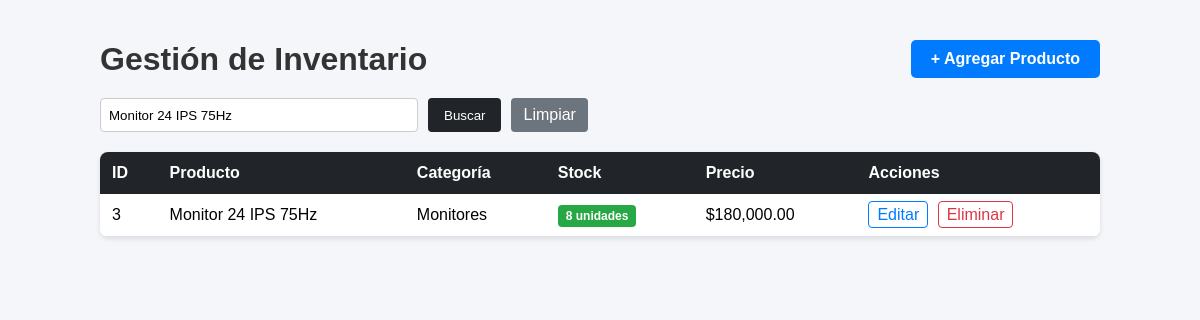
The page /index.php?buscar=Monitor 24 IPS 75Hz on the database its author committed.
### tables this page shows
CREATE TABLE `productos` (
  `id` int(11) NOT NULL,
  `nombre` varchar(100) NOT NULL,
  `categoria` varchar(50) NOT NULL,
  `stock` int(11) NOT NULL DEFAULT 0,
  `precio` decimal(10,2) NOT NULL DEFAULT 0.00,
  `creado_en` timestamp NOT NULL DEFAULT current_timestamp()
);

### index.php (the view, shortened to what this page needs)
<?php
require_once 'conexion.php';
$busqueda = trim($_GET['buscar'] ?? '');
if (!empty($busqueda)) {
    $palabras = array_filter(explode(' ', $busqueda));
    $condiciones = [];
    $parametros = [];
    foreach ($palabras as $palabra) {
        $condiciones[] = "(nombre LIKE ? OR categoria LIKE ?)";
        $term = '%' . $palabra . '%';
        $parametros[] = $term;
        $parametros[] = $term;
    }
    $sql = "SELECT * FROM productos WHERE " . implode(' AND ', $condiciones) . " ORDER BY id DESC";
    $stmt = $pdo->prepare($sql);
    $stmt->execute($parametros);
} else {
    $stmt = $pdo->query("SELECT * FROM productos ORDER BY id DESC");
}
$productos = $stmt->fetchAll(PDO::FETCH_ASSOC);
?>
<!DOCTYPE html>
<html lang="es">
<head>
</head>
<body>
<div class="container">
    <div class="header">
        <h1>Gestión de Inventario</h1>
        <a href="agregar.php" class="btn-agregar">+ Agregar Producto</a>
    </div>
    <form method="GET" action="index.php" style="margin-bottom: 20px; display: flex; gap: 10px;">
        <input type="text" name="buscar" placeholder="Buscar por nombre o categoría..." value="<?= htmlspecialchars($busqueda) ?>" style="padding: 8px; width: 300px; border: 1px solid #ccc; border-radius: 4px;">
        <button type="submit" style="padding: 8px 16px; background-color: #212529; color: white; border: none; border-radius: 4px; cursor: pointer;">Buscar</button>
        <?php if (!empty($busqueda)): ?>
            <a href="index.php" style="padding: 8px 12px; background-color: #6c757d; color: white; text-decoration: none; border-radius: 4px;">Limpiar</a>
        <?php endif; ?>
    </form>
    <table>
        <thead>
            <tr>
                <th>ID</th>
                <th>Producto</th>
                <th>Categoría</th>
                <th>Stock</th>
                <th>Precio</th>
                <th>Acciones</th>
            </tr>
        </thead>
        <tbody>
            <?php if (count($productos) > 0): ?>
                <?php foreach ($productos as $producto): ?>
                    <tr>
                        <td><?= htmlspecialchars($producto['id']) ?></td>
                        <td><?= htmlspecialchars($producto['nombre']) ?></td>
                        <td><?= htmlspecialchars($producto['categoria'] ?? 'General') ?></td>
                        <td>
                            <?php
                                $unidad_texto = ($producto['stock'] == 1) ? 'unidad' : 'unidades';
                            ?>
                            <?php if ($producto['stock'] <= 0): ?>
                                <span class="badge badge-danger">Sin Stock</span>
                            <?php elseif ($producto['stock'] < 5): ?>
                                <span class="badge badge-warning"><?= $producto['stock'] ?> <?= $unidad_texto ?></span>
                            <?php else: ?>
                                <span class="badge badge-success"><?= $producto['stock'] ?> <?= $unidad_texto ?></span>
                            <?php endif; ?>
                        </td>
                        <td>$<?= number_format($producto['precio'], 2) ?></td>
                        <td>
                            <a href="editar.php?id=<?= $producto['id'] ?>" class="btn-editar">Editar</a>
                            <a href="eliminar.php?id=<?= $producto['id'] ?>" class="btn-eliminar" onclick="return confirm('¿Eliminar este producto?');">Eliminar</a>
                        </td>
                    </tr>
                <?php endforeach; ?>
            <?php else: ?>
                <tr>
                    <td colspan="6" class="no-data">No hay productos registrados.</td>
                </tr>
            <?php endif; ?>
        </tbody>
    </table>
</div>
</body>
</html>

### index.php (style rules this page uses)
body { font-family: Arial, sans-serif; background-color: #f4f6f9; margin: 0; padding: 40px; }
.container { max-width: 1000px; margin: 0 auto; }
.header { display: flex; justify-content: space-between; align-items: center; margin-bottom: 20px; }
h1 { color: #333; margin: 0; }
.btn-agregar { background-color: #007bff; color: white; padding: 10px 20px; text-decoration: none; border-radius: 5px; font-weight: bold; }
table { width: 100%; border-collapse: collapse; background-color: white; border-radius: 8px; overflow: hidden; box-shadow: 0 2px 5px rgba(0,0,0,0.1); }
th { background-color: #212529; color: white; padding: 12px; text-align: left; }
td { padding: 12px; border-bottom: 1px solid #dee2e6; }
.badge { padding: 4px 8px; border-radius: 4px; font-size: 12px; color: white; font-weight: bold; }
.badge-success { background-color: #28a745; }
.btn-editar { color: #007bff; border: 1px solid #007bff; padding: 4px 8px; text-decoration: none; border-radius: 4px; }
.btn-eliminar { color: #dc3545; border: 1px solid #dc3545; padding: 4px 8px; text-decoration: none; border-radius: 4px; margin-left: 5px; }

### rows shown on the page
productos: id "3", nombre "Monitor 24 IPS 75Hz", categoria "Monitores", stock "8", stock "unidades", precio "180,000.00"
